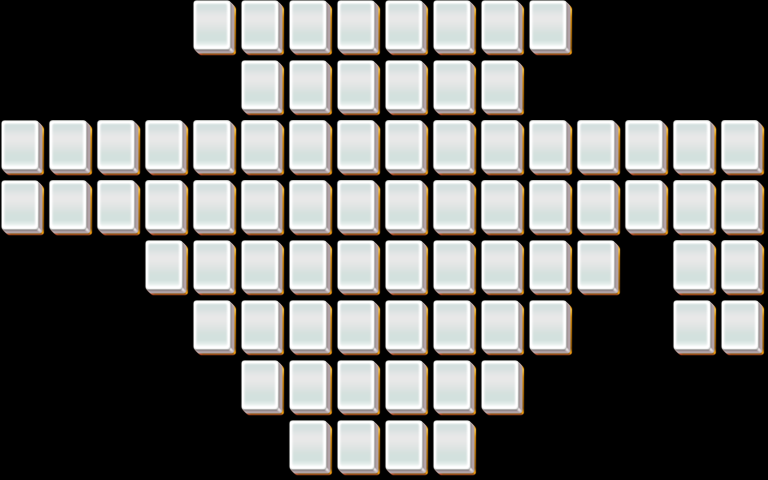

Below is a game level as drawn by its tile map, then a one-line description and the .tmx that defines it (tile-layer data replaced by summaries):
An orthogonal 32x16 tile map with 24x30 px tiles, 3 tile layers (layer1, layer2, layer3).

<map version="1.0" orientation="orthogonal" width="32" height="16" tilewidth="24" tileheight="30">
 <properties>
  <property name="species" value="15" />
 </properties>
 <tileset firstgid="1" name="mahjong" tilewidth="48" tileheight="60">
  <image source="mahjong.png" />
 </tileset>
 <layer name="layer1" width="32" height="16">
  <data>[512 cells, 78 non-empty, 1 distinct tile ids]</data>
 </layer>
 <layer name="layer2" width="32" height="16">
  <data>[512 cells, 32 non-empty, 1 distinct tile ids]</data>
 </layer>
 <layer name="layer3" width="32" height="16">
  <data>[512 cells, 28 non-empty, 1 distinct tile ids]</data>
 </layer>
</map>
